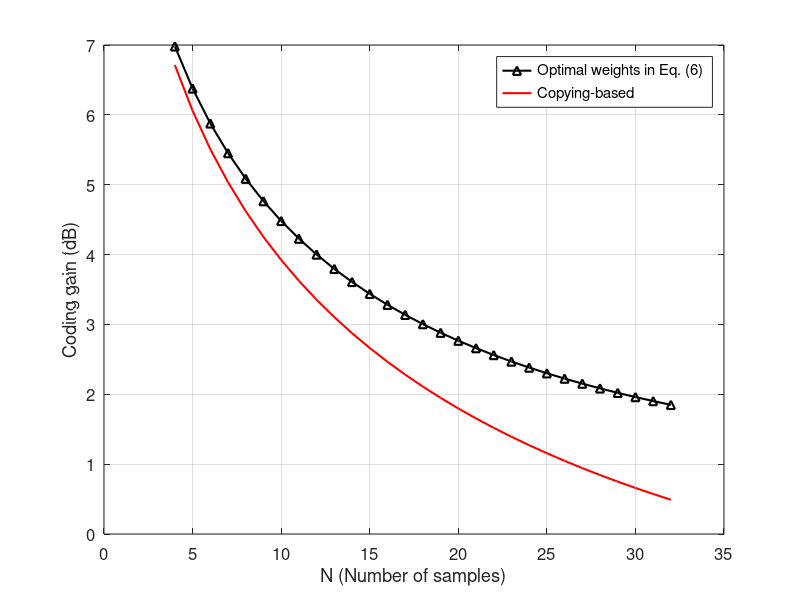

This figure's MATLAB source:
clear;
clc;

% ====== parameters ======
rho = 0.95;
sigma = 0.0; % quantization noise
arrCG_resi_opt = [];
arrCG_resi_copy = [];

% optimal
for N = 4 : 32
    % ====== generate covariance matrix ======
    cov_mtx_ext = zeros( N + 1, N + 1 );
    cov_mtx = zeros( N, N );
    pred_mtx = eye( N + 1 );
    resi_cov_mtx_ext = zeros( N + 1, N + 1 );
    resi_cov_mtx = zeros( N, N );
    for i = 1 : N + 1
        for j = 1 : N + 1
            cov_mtx_ext(i, j) = rho^(abs(i - j));
        end
    end
    cov_mtx_ext(1, 1) = cov_mtx_ext(1, 1) + sigma ^ 2;
    
    % ====== apply prediction matrix ======
    pred_mtx(1, 1) = 0;
    
    % ======= optimal prediction weight =======
    pred_mtx( 2 : N + 1, 1 ) = -rho.^(1 : N)/(1+sigma^2);
    
    resi_cov_mtx_ext = pred_mtx * cov_mtx_ext * pred_mtx';
    resi_cov_mtx = resi_cov_mtx_ext( 2 : N + 1, 2 : N + 1 );
    CG = -10*(sum(log10(diag(resi_cov_mtx))))/N;
    arrCG_resi_opt = [arrCG_resi_opt CG];
    
    % copying-based
    % ====== apply prediction matrix ======
    pred_mtx(1, 1) = 0;
    
    % ======= optimal prediction weight =======
    pred_mtx( 2 : N + 1, 1 ) = -1;
    
    resi_cov_mtx_ext = pred_mtx * cov_mtx_ext * pred_mtx';
    resi_cov_mtx = resi_cov_mtx_ext( 2 : N + 1, 2 : N + 1 );
    CG = -10*(sum(log10(diag(resi_cov_mtx))))/N;
    arrCG_resi_copy = [arrCG_resi_copy CG];
end


h1 = plot(4 : 32, arrCG_resi_opt, '-^k'); hold on;
h2 = plot(4 : 32, arrCG_resi_copy, 'r'); hold on;
h_legend = legend('Optimal weights in Eq. (6)', 'Copying-based');
h_xl = xlabel('N (Number of samples)'); 
h_yl = ylabel('Coding gain (dB)');
grid on;

set(h1, 'LineWidth', 1.5);
set(h2, 'LineWidth', 1.5);
set(h_legend, 'FontSize', 15);
set(h_xl, 'FontSize', 15);
set(h_yl, 'FontSize', 15);
set(gca,'FontSize', 12);
grid on;